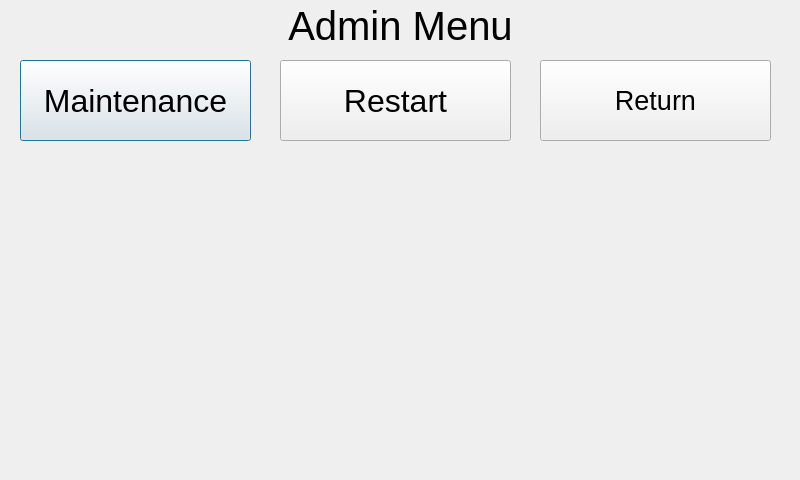
<?xml version="1.0" encoding="UTF-8"?>
<ui version="4.0">
 <class>Dialog</class>
 <widget class="QDialog" name="Dialog">
  <property name="geometry">
   <rect>
    <x>0</x>
    <y>0</y>
    <width>800</width>
    <height>480</height>
   </rect>
  </property>
  <property name="windowTitle">
   <string>Dialog</string>
  </property>
  <property name="styleSheet">
   <string notr="true"/>
  </property>
  <widget class="QPushButton" name="maintenance">
   <property name="geometry">
    <rect>
     <x>20</x>
     <y>60</y>
     <width>231</width>
     <height>81</height>
    </rect>
   </property>
   <property name="font">
    <font>
     <pointsize>24</pointsize>
    </font>
   </property>
   <property name="text">
    <string>Maintenance</string>
   </property>
   <property name="checkable">
    <bool>true</bool>
   </property>
  </widget>
  <widget class="QPushButton" name="restart">
   <property name="geometry">
    <rect>
     <x>280</x>
     <y>60</y>
     <width>231</width>
     <height>81</height>
    </rect>
   </property>
   <property name="font">
    <font>
     <pointsize>24</pointsize>
    </font>
   </property>
   <property name="text">
    <string>Restart</string>
   </property>
  </widget>
  <widget class="QPushButton" name="back">
   <property name="geometry">
    <rect>
     <x>540</x>
     <y>60</y>
     <width>231</width>
     <height>81</height>
    </rect>
   </property>
   <property name="font">
    <font>
     <pointsize>20</pointsize>
    </font>
   </property>
   <property name="styleSheet">
    <string notr="true"/>
   </property>
   <property name="text">
    <string>Return</string>
   </property>
  </widget>
  <widget class="QLabel" name="label">
   <property name="geometry">
    <rect>
     <x>240</x>
     <y>0</y>
     <width>321</width>
     <height>51</height>
    </rect>
   </property>
   <property name="font">
    <font>
     <pointsize>30</pointsize>
    </font>
   </property>
   <property name="text">
    <string>Admin Menu</string>
   </property>
   <property name="alignment">
    <set>Qt::AlignCenter</set>
   </property>
  </widget>
 </widget>
 <resources/>
 <connections>
  <connection>
   <sender>maintenance</sender>
   <signal>toggled(bool)</signal>
   <receiver>back</receiver>
   <slot>setDisabled(bool)</slot>
   <hints>
    <hint type="sourcelabel">
     <x>270</x>
     <y>225</y>
    </hint>
    <hint type="destinationlabel">
     <x>710</x>
     <y>100</y>
    </hint>
   </hints>
  </connection>
 </connections>
</ui>
